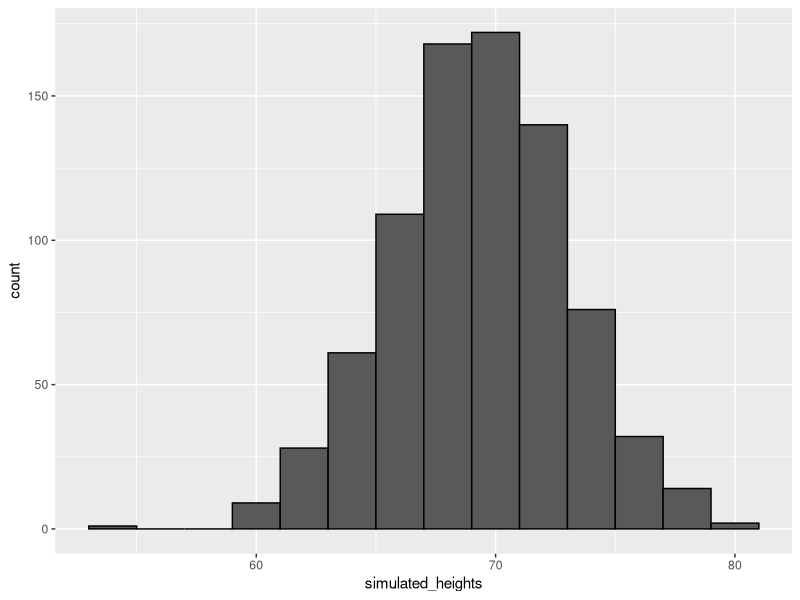

The R source for this figure: (Note: this script raises an error after producing the figure.)
# define x as male heights from dslabs data
library(tidyverse)
library(dslabs)
data(heights)
x <- heights %>% filter(sex=="Male") %>% pull(height)

# generate simulated height data using normal distribution - both datasets should have n observations
n <- length(x)
avg <- mean(x)
s <- sd(x)
simulated_heights <- rnorm(n, avg, s)

# plot distribution of simulated_heights
data.frame(simulated_heights = simulated_heights) %>%
  ggplot(aes(simulated_heights)) +
  geom_histogram(colour="black", binwidth = 2)

B <- 10000
tallest <- replicate(B, {
  simulated_data <- rnorm(800, avg, s)    # generate 800 normally distributed random heights
  max(simulated_data)    # determine the tallest height
})
mean(tallest >= 7*12)    # proportion of times that tallest person exceeded 7 feet (84 inches)


pnorm(taller, female_avg, female_sd) - pnorm(shorter, female_avg, female_sd)
